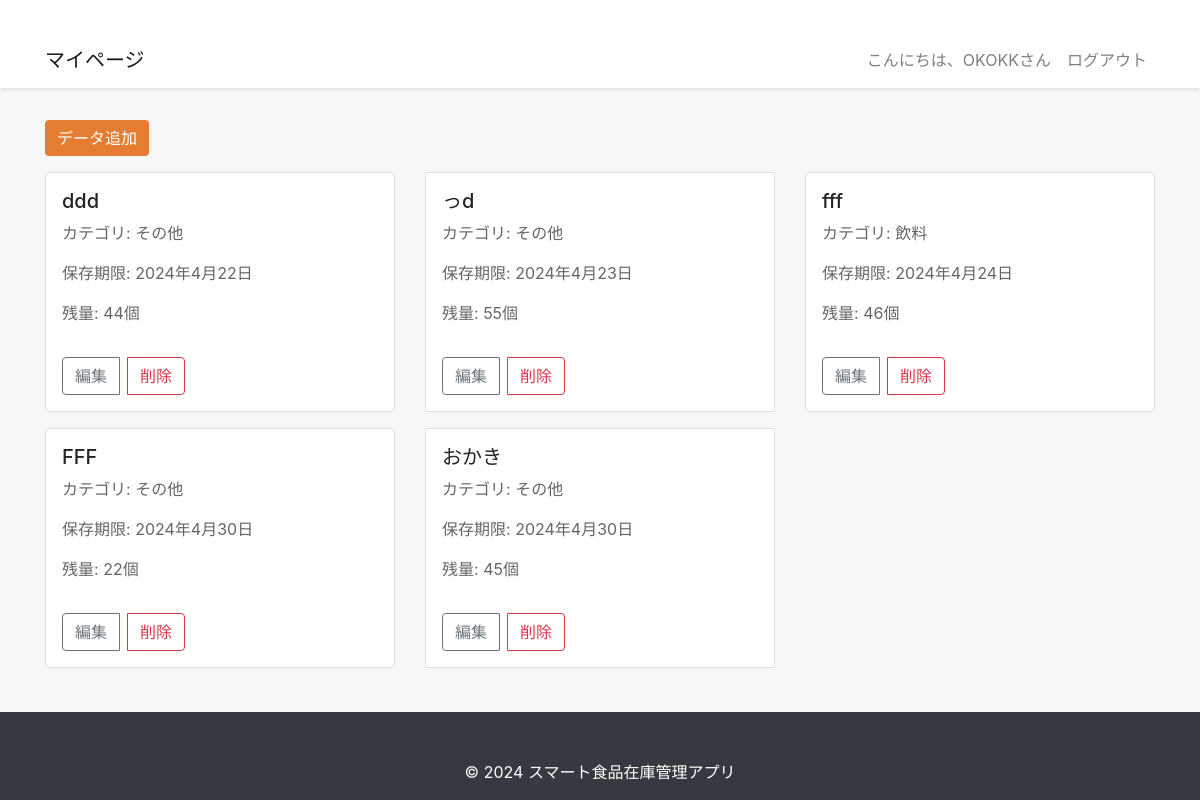
The page /food/list_foods/ (signed in) on the database as committed earlier.
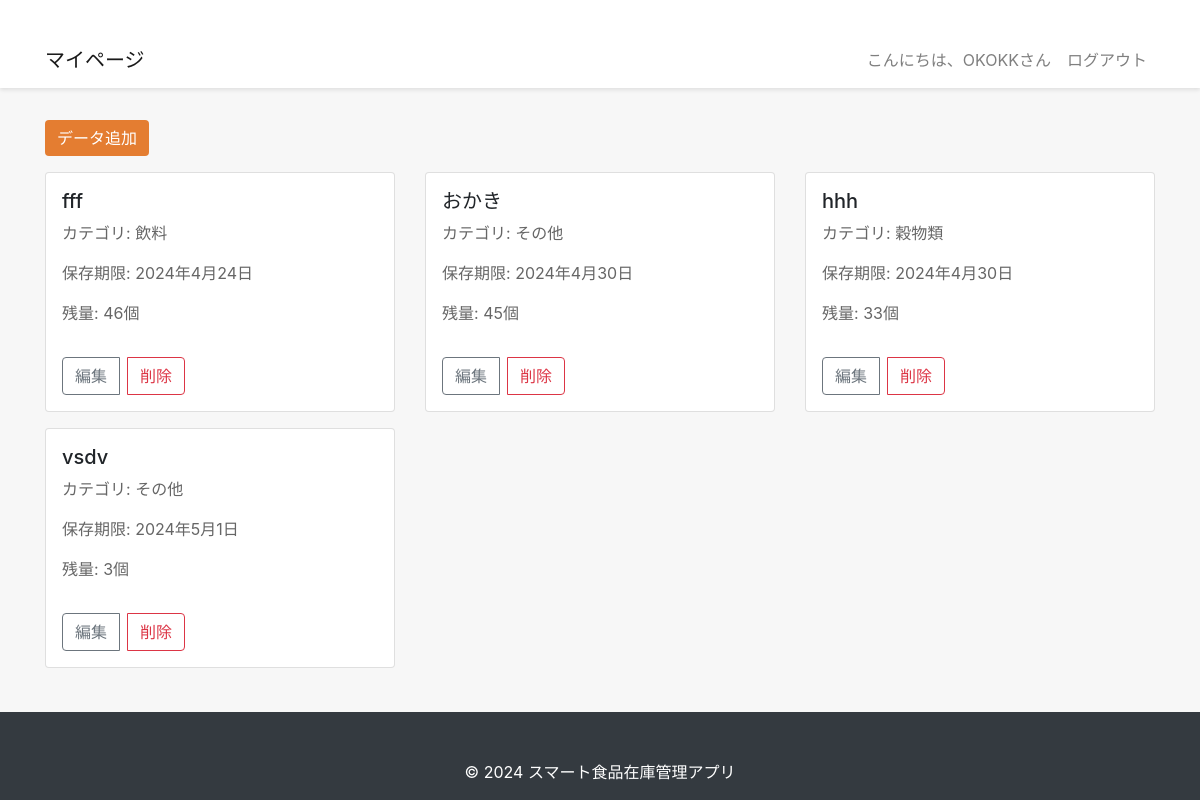
The same page on the database as committed later.
### accounts/models.py (models this page shows, shortened)
class Users(AbstractBaseUser, PermissionsMixin):
    username = models.CharField(max_length=150)
    email = models.EmailField(max_length=255, unique=True)
    is_active = models.BooleanField(default=True)
    is_staff = models.BooleanField(default=False)
    USERNAME_FIELD = 'email'
    REQUIRED_FIELDS = ['username']
    objects = UserManager()

### food/models.py (models this page shows, shortened)
class BaseModel(models.Model):
    create_at = models.DateTimeField(auto_now_add=True)  # 自動で作成時刻を記録
    update_at = models.DateTimeField(auto_now=True)  # 自動で更新時刻を記録
    class Meta:
        abstract = True  # これは抽象ベースクラスです

class Foods(BaseModel):
    name = models.CharField(max_length=255)
    category = models.CharField(
        max_length=100,
        choices=CATEGORY_CHOICES,
        default='その他'  # 未分類のカテゴリをデフォルト値として設定
    )
    expirydate = models.DateField()
    quantity = models.IntegerField()
    user = models.ForeignKey(settings.AUTH_USER_MODEL, on_delete=models.CASCADE, null=True, blank=True)
    class Meta:
        db_table = 'foods'

### food/views.py (the view)
# urls.py: path("list_foods/", FoodListView.as_view(), name="list_foods"),
class FoodListView(ListView):
    model = Foods
    template_name = "food/food_list.html"
    def get_queryset(self):
       if self.request.user.is_authenticated:
          return Foods.objects.filter(user=self.request.user).order_by("expirydate")
       else:
          return Foods.objects.none()

### templates/food/foods_list.html (shortened to what this page needs)
<!DOCTYPE html>
<html lang="ja">
<head>
    <link rel="stylesheet" href="https://stackpath.bootstrapcdn.com/bootstrap/4.5.2/css/bootstrap.min.css">
</head>
<body>
<nav class="navbar navbar-expand-lg navbar-light">
    <div class="container">
        <a class="navbar-brand" href="#">マイページ</a>
        <div class="collapse navbar-collapse" id="navbarNav">
            <ul class="navbar-nav ml-auto">
                {% if request.user.is_authenticated %}
                <li class="nav-item">
                    <a class="nav-link" href="#">こんにちは、{{ request.user.username }}さん</a>
                </li>
                <li class="nav-item">
                    <a class="nav-link" href="{% url 'accounts:user_logout' %}">ログアウト</a>
                </li>
                {% else %}
                <li class="nav-item">
                    <a class="nav-link" href="{% url 'accounts:user_login' %}">ログイン</a>
                </li>
                {% endif %}
            </ul>
        </div>
    </div>
</nav>
    <div class="container">
        <div class="row">
            <div class="col-12 mb-3">
                <a href="{% url 'food:add_food' %}" class="btn btn-custom">データ追加</a>
            </div>
{% for object in object_list %}
<div class="col-md-4">
    <div class="card">
        <div class="card-body">
            <h5 class="card-title">{{ object.name }}</h5>
            <p class="card-text">カテゴリ: {{ object.category }}</p>
            <p class="card-text">保存期限: {{ object.expirydate|date:"Y年n月j日" }}</p>
            <p class="card-text">残量: {{ object.quantity }}個</p>
            <div class="btn-group">
               <a href="{% url 'food:edit_food' object.pk %}" class="btn btn-outline-secondary">編集</a>
                <a href="{% url 'food:delete_food' object.pk %}" class="btn btn-outline-danger">削除</a>
            </div>
        </div>
    </div>
</div>
{% endfor %}
        </div>
    </div>
    <footer class="footer">
        <div class="container text-center">
            <span>© 2024 スマート食品在庫管理アプリ</span>
        </div>
    </footer>
</body>
</html>

### templates/food/foods_list.html (style rules this page uses)
body { background-color: #f7f7f7; margin-bottom: 60px; }
.navbar { background-color: #ffffff; box-shadow: 0 2px 4px rgba(0,0,0,.1); }
.container { padding-top: 2rem; }
.card { margin-bottom: 1rem; }
.card-body { padding: 1rem; }
.card-title { margin-bottom: 0.5rem; font-size: 1.25rem; }
.card-text { color: #666; }
.btn-custom { background-color: #e47d31; color: white; border: none; }
.btn-group { margin-top: 1rem; }
.btn-group .btn { margin-right: 0.5rem; }
.btn-group .btn:last-child { margin-right: 0; }
.footer { background-color: #343a40; color: #fff; padding: 1rem 0; margin-top: 2rem; position: fixed; bottom: 0; width: 100%; }

Rows that differ between the two databases and show on the page:
removed Foods: name "ddd", category "その他", expirydate "2024年4月22日", quantity "44"
removed Foods: name "っd", category "その他", expirydate "2024年4月23日", quantity "55"
removed Foods: name "FFF", category "その他", expirydate "2024年4月30日", quantity "22"
added Foods: name "hhh", category "穀物類", expirydate "2024年4月30日", quantity "33"
added Foods: name "vsdv", category "その他", expirydate "2024年5月1日", quantity "3"
